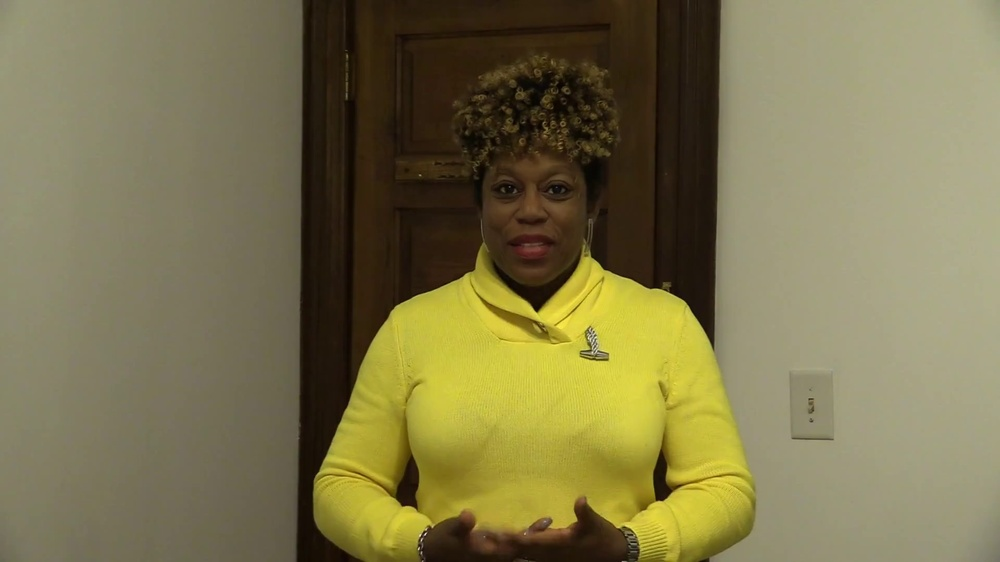
#> input picture data/processed/train/real/frames_video1/frame_0000.jpg, 1000 x 562 px, shrunk from 1920 x 1080 before the run, found by its file name; its folder holds only this picture in this run
$ python 'frames to frequency.py'
#> lines starting #> are read from the running program, lines starting #| are printed output that depends on the picture
import os
import numpy as np
from scipy.fftpack import fft2, fftshift
from PIL import Image

def convert_to_frequency(image_path, output_path):
    """
    Convert an image to its frequency domain representation using FFT.
    """
    img = Image.open(image_path).convert('L')
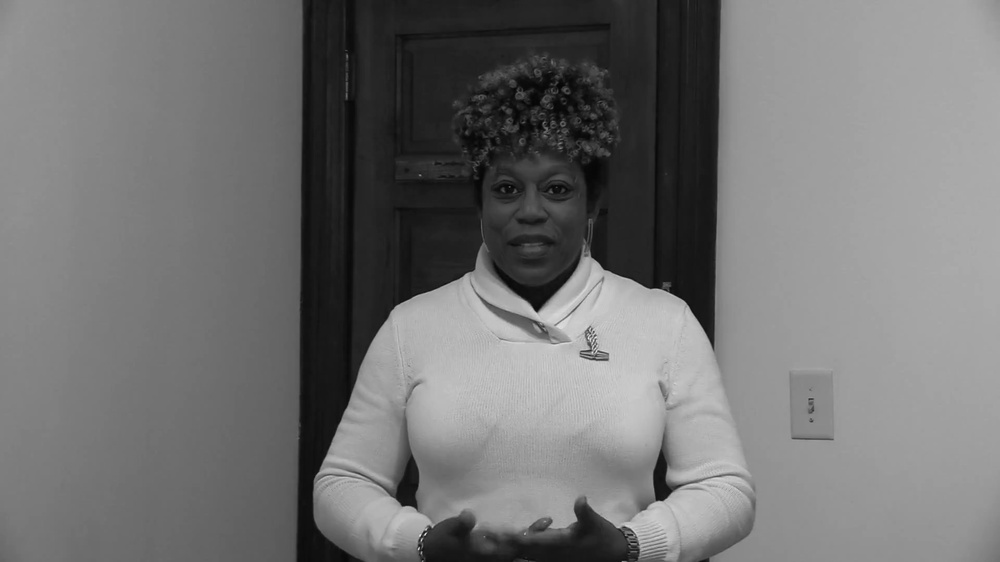
#> img: PIL image 1000x562 L; min 3, max 236, mean 114.8
    img_array = np.array(img)
    freq_transform = np.log(1 + np.abs(fftshift(fft2(img_array))))
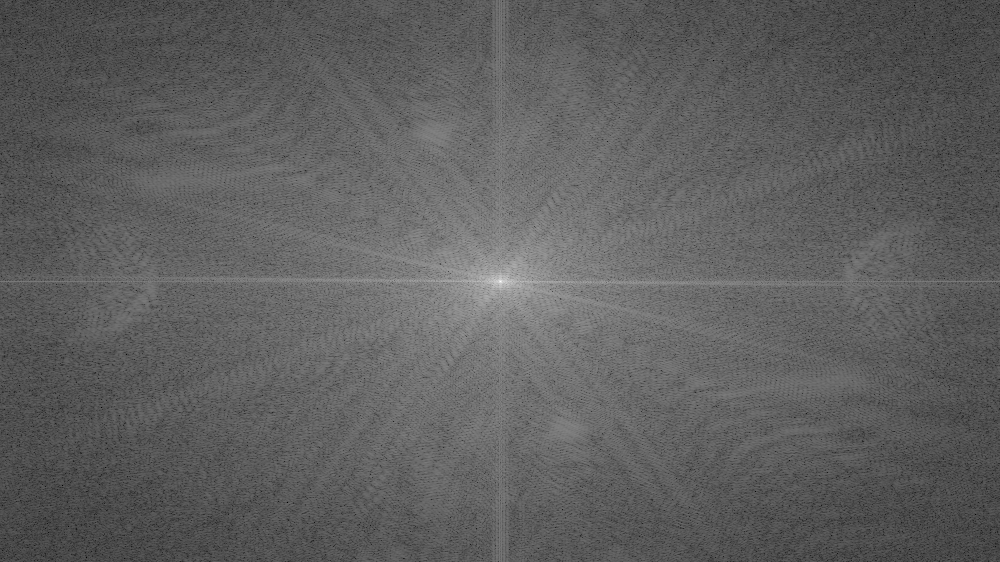
#> freq_transform: shape (562, 1000) float64; min 0.877, max 17.98, mean 7.27; drawn with min black and max white
    freq_transform = (freq_transform / freq_transform.max()) * 255

    os.makedirs(os.path.dirname(output_path), exist_ok=True)
    freq_image = Image.fromarray(freq_transform.astype(np.uint8))
    freq_image.save(output_path)

def process_frames_to_frequency(input_dir, output_dir):
    """
    Convert all frames in a directory to their frequency domain representation.
    """
    if not os.path.exists(input_dir):
        print(f"Error: Input directory does not exist: {input_dir}")
        return

    for video_folder in os.listdir(input_dir):
        video_frame_dir = os.path.join(input_dir, video_folder)
        video_freq_dir = os.path.join(output_dir, video_folder)

        if not os.path.isdir(video_frame_dir):
            print(f"Skipping {video_folder}: Not a directory.")
            continue

        for frame_file in os.listdir(video_frame_dir):
            frame_path = os.path.join(video_frame_dir, frame_file)
            freq_path = os.path.join(video_freq_dir, frame_file)
            convert_to_frequency(frame_path, freq_path)
#> pass 2 of the loop in process_frames_to_frequency, `for video_folder in os.listdir(input_dir):`:
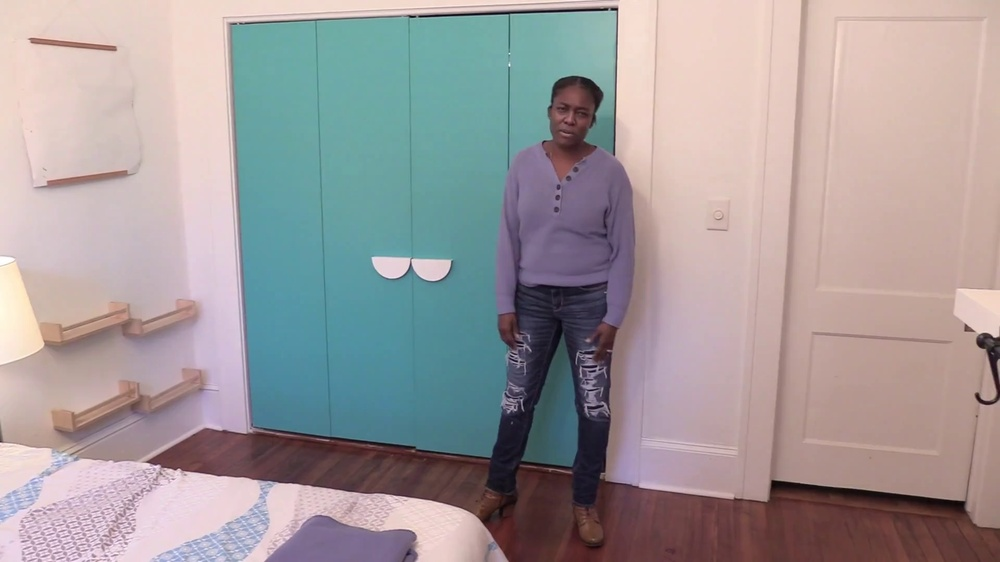
#> input picture data/processed/train/real/frames_video10/frame_0000.jpg, 1000 x 562 px, shrunk from 1920 x 1080 before the run, found by its file name
#> in convert_to_frequency (call 2), `img = Image.open(image_path).convert('L')`:
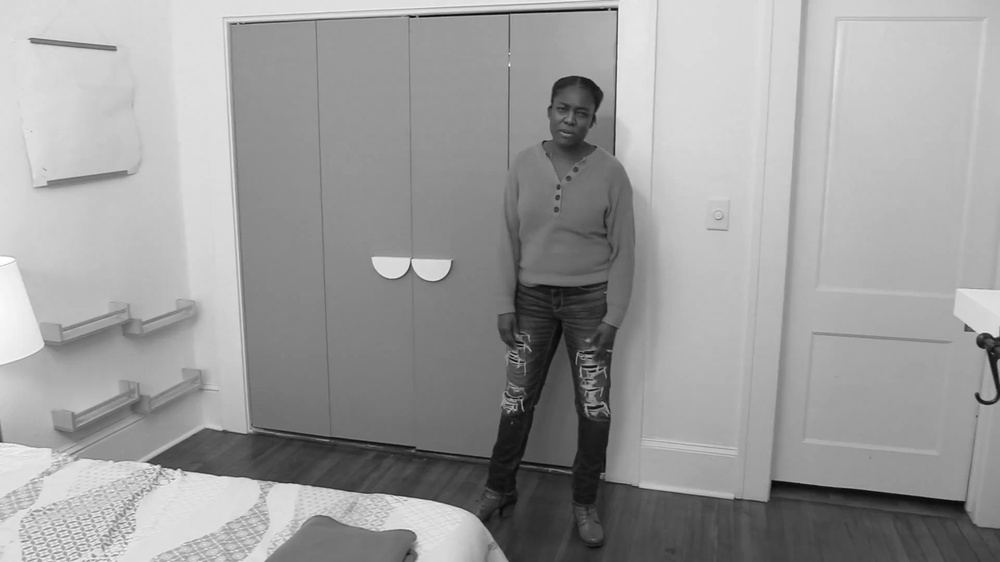
#> img: PIL image 1000x562 L; min 1, max 255, mean 156.4
#> in convert_to_frequency (call 2), `freq_transform = np.log(1 + np.abs(fftshift(fft2(img_array))))`:
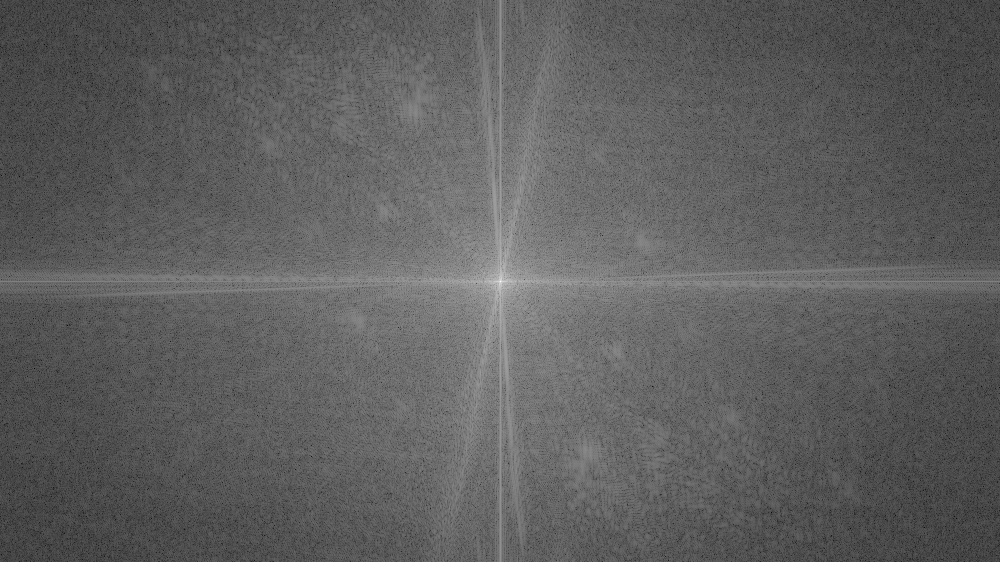
#> freq_transform: shape (562, 1000) float64; min 0.992, max 18.29, mean 7.42; drawn with min black and max white

# Example usage
input_dir = "C:/Users/Vikram/DFDC/data/processed/train/real"
output_dir = "C:/Users/Vikram/DFDC/data/processed/train/real/frequency"
process_frames_to_frequency(input_dir, output_dir)
